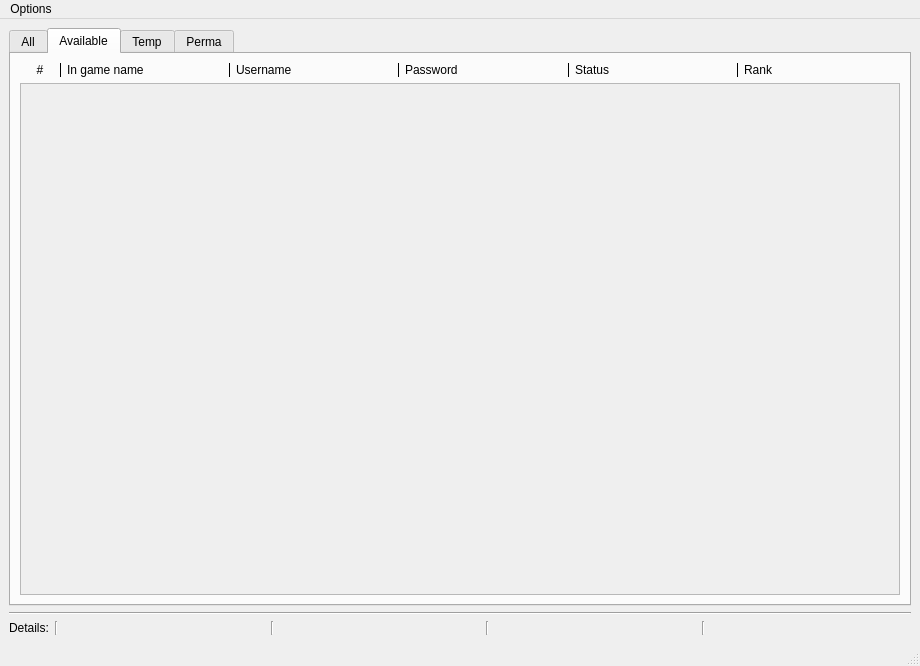
<?xml version="1.0" encoding="UTF-8"?>
<ui version="4.0">
 <class>AccountManager</class>
 <widget class="QMainWindow" name="AccountManager">
  <property name="geometry">
   <rect>
    <x>0</x>
    <y>0</y>
    <width>920</width>
    <height>666</height>
   </rect>
  </property>
  <property name="windowTitle">
   <string>AccountManager</string>
  </property>
  <widget class="QWidget" name="centralwidget">
   <layout class="QVBoxLayout" name="verticalLayout_5">
    <item>
     <widget class="QTabWidget" name="tabWidget">
      <property name="tabPosition">
       <enum>QTabWidget::North</enum>
      </property>
      <property name="tabShape">
       <enum>QTabWidget::Rounded</enum>
      </property>
      <property name="currentIndex">
       <number>1</number>
      </property>
      <property name="elideMode">
       <enum>Qt::ElideNone</enum>
      </property>
      <widget class="QWidget" name="all">
       <attribute name="title">
        <string>All</string>
       </attribute>
       <layout class="QVBoxLayout" name="verticalLayout" stretch="0,0">
        <item>
         <layout class="QHBoxLayout" name="horizontalLayout_2">
          <property name="spacing">
           <number>5</number>
          </property>
          <item>
           <widget class="QLabel" name="label_17">
            <property name="sizePolicy">
             <sizepolicy hsizetype="Maximum" vsizetype="Maximum">
              <horstretch>0</horstretch>
              <verstretch>0</verstretch>
             </sizepolicy>
            </property>
            <property name="text">
             <string>     #   </string>
            </property>
           </widget>
          </item>
          <item>
           <widget class="Line" name="line_13">
            <property name="frameShadow">
             <enum>QFrame::Plain</enum>
            </property>
            <property name="orientation">
             <enum>Qt::Vertical</enum>
            </property>
           </widget>
          </item>
          <item>
           <widget class="QLabel" name="label_3">
            <property name="text">
             <string>In game name</string>
            </property>
           </widget>
          </item>
          <item>
           <widget class="Line" name="line">
            <property name="frameShadow">
             <enum>QFrame::Plain</enum>
            </property>
            <property name="orientation">
             <enum>Qt::Vertical</enum>
            </property>
           </widget>
          </item>
          <item>
           <widget class="QLabel" name="label_2">
            <property name="text">
             <string>Username</string>
            </property>
           </widget>
          </item>
          <item>
           <widget class="Line" name="line_2">
            <property name="frameShadow">
             <enum>QFrame::Plain</enum>
            </property>
            <property name="orientation">
             <enum>Qt::Vertical</enum>
            </property>
           </widget>
          </item>
          <item>
           <widget class="QLabel" name="label">
            <property name="text">
             <string>Password</string>
            </property>
           </widget>
          </item>
          <item>
           <widget class="Line" name="line_3">
            <property name="frameShadow">
             <enum>QFrame::Plain</enum>
            </property>
            <property name="orientation">
             <enum>Qt::Vertical</enum>
            </property>
           </widget>
          </item>
          <item>
           <widget class="QLabel" name="label_4">
            <property name="text">
             <string>Status</string>
            </property>
           </widget>
          </item>
          <item>
           <widget class="Line" name="line_22">
            <property name="frameShadow">
             <enum>QFrame::Plain</enum>
            </property>
            <property name="orientation">
             <enum>Qt::Vertical</enum>
            </property>
           </widget>
          </item>
          <item>
           <widget class="QLabel" name="label_21">
            <property name="text">
             <string>Rank</string>
            </property>
           </widget>
          </item>
         </layout>
        </item>
        <item>
         <widget class="QScrollArea" name="scrollArea">
          <property name="widgetResizable">
           <bool>true</bool>
          </property>
          <widget class="QWidget" name="all_scroll">
           <property name="geometry">
            <rect>
             <x>0</x>
             <y>0</y>
             <width>878</width>
             <height>498</height>
            </rect>
           </property>
           <layout class="QVBoxLayout" name="all_scroll_layout">
            <item>
             <spacer name="verticalSpacer">
              <property name="orientation">
               <enum>Qt::Vertical</enum>
              </property>
              <property name="sizeHint" stdset="0">
               <size>
                <width>20</width>
                <height>40</height>
               </size>
              </property>
             </spacer>
            </item>
           </layout>
          </widget>
         </widget>
        </item>
       </layout>
      </widget>
      <widget class="QWidget" name="available">
       <attribute name="title">
        <string>Available</string>
       </attribute>
       <layout class="QVBoxLayout" name="verticalLayout_2">
        <item>
         <layout class="QHBoxLayout" name="horizontalLayout_3">
          <property name="spacing">
           <number>5</number>
          </property>
          <item>
           <widget class="QLabel" name="label_18">
            <property name="sizePolicy">
             <sizepolicy hsizetype="Maximum" vsizetype="Maximum">
              <horstretch>0</horstretch>
              <verstretch>0</verstretch>
             </sizepolicy>
            </property>
            <property name="text">
             <string>     #   </string>
            </property>
           </widget>
          </item>
          <item>
           <widget class="Line" name="line_16">
            <property name="frameShadow">
             <enum>QFrame::Plain</enum>
            </property>
            <property name="orientation">
             <enum>Qt::Vertical</enum>
            </property>
           </widget>
          </item>
          <item>
           <widget class="QLabel" name="label_5">
            <property name="text">
             <string>In game name</string>
            </property>
           </widget>
          </item>
          <item>
           <widget class="Line" name="line_4">
            <property name="frameShadow">
             <enum>QFrame::Plain</enum>
            </property>
            <property name="orientation">
             <enum>Qt::Vertical</enum>
            </property>
           </widget>
          </item>
          <item>
           <widget class="QLabel" name="label_6">
            <property name="text">
             <string>Username</string>
            </property>
           </widget>
          </item>
          <item>
           <widget class="Line" name="line_5">
            <property name="frameShadow">
             <enum>QFrame::Plain</enum>
            </property>
            <property name="orientation">
             <enum>Qt::Vertical</enum>
            </property>
           </widget>
          </item>
          <item>
           <widget class="QLabel" name="label_7">
            <property name="text">
             <string>Password</string>
            </property>
           </widget>
          </item>
          <item>
           <widget class="Line" name="line_6">
            <property name="frameShadow">
             <enum>QFrame::Plain</enum>
            </property>
            <property name="orientation">
             <enum>Qt::Vertical</enum>
            </property>
           </widget>
          </item>
          <item>
           <widget class="QLabel" name="label_8">
            <property name="text">
             <string>Status</string>
            </property>
           </widget>
          </item>
          <item>
           <widget class="Line" name="line_25">
            <property name="frameShadow">
             <enum>QFrame::Plain</enum>
            </property>
            <property name="orientation">
             <enum>Qt::Vertical</enum>
            </property>
           </widget>
          </item>
          <item>
           <widget class="QLabel" name="label_22">
            <property name="text">
             <string>Rank</string>
            </property>
           </widget>
          </item>
         </layout>
        </item>
        <item>
         <widget class="QScrollArea" name="scrollArea_2">
          <property name="widgetResizable">
           <bool>true</bool>
          </property>
          <widget class="QWidget" name="scrollAreaWidgetContents_5">
           <property name="geometry">
            <rect>
             <x>0</x>
             <y>0</y>
             <width>878</width>
             <height>498</height>
            </rect>
           </property>
           <layout class="QVBoxLayout" name="available_scroll_layout">
            <item>
             <spacer name="verticalSpacer_2">
              <property name="orientation">
               <enum>Qt::Vertical</enum>
              </property>
              <property name="sizeHint" stdset="0">
               <size>
                <width>20</width>
                <height>427</height>
               </size>
              </property>
             </spacer>
            </item>
           </layout>
          </widget>
         </widget>
        </item>
       </layout>
      </widget>
      <widget class="QWidget" name="temp">
       <attribute name="title">
        <string>Temp</string>
       </attribute>
       <layout class="QVBoxLayout" name="verticalLayout_3">
        <item>
         <layout class="QHBoxLayout" name="horizontalLayout_4">
          <property name="spacing">
           <number>5</number>
          </property>
          <item>
           <widget class="QLabel" name="label_19">
            <property name="sizePolicy">
             <sizepolicy hsizetype="Maximum" vsizetype="Maximum">
              <horstretch>0</horstretch>
              <verstretch>0</verstretch>
             </sizepolicy>
            </property>
            <property name="text">
             <string>     #   </string>
            </property>
           </widget>
          </item>
          <item>
           <widget class="Line" name="line_15">
            <property name="frameShadow">
             <enum>QFrame::Plain</enum>
            </property>
            <property name="orientation">
             <enum>Qt::Vertical</enum>
            </property>
           </widget>
          </item>
          <item>
           <widget class="QLabel" name="label_9">
            <property name="text">
             <string>In game name</string>
            </property>
           </widget>
          </item>
          <item>
           <widget class="Line" name="line_7">
            <property name="frameShadow">
             <enum>QFrame::Plain</enum>
            </property>
            <property name="orientation">
             <enum>Qt::Vertical</enum>
            </property>
           </widget>
          </item>
          <item>
           <widget class="QLabel" name="label_10">
            <property name="text">
             <string>Username</string>
            </property>
           </widget>
          </item>
          <item>
           <widget class="Line" name="line_8">
            <property name="frameShadow">
             <enum>QFrame::Plain</enum>
            </property>
            <property name="orientation">
             <enum>Qt::Vertical</enum>
            </property>
           </widget>
          </item>
          <item>
           <widget class="QLabel" name="label_11">
            <property name="text">
             <string>Password</string>
            </property>
           </widget>
          </item>
          <item>
           <widget class="Line" name="line_9">
            <property name="frameShadow">
             <enum>QFrame::Plain</enum>
            </property>
            <property name="orientation">
             <enum>Qt::Vertical</enum>
            </property>
           </widget>
          </item>
          <item>
           <widget class="QLabel" name="label_12">
            <property name="text">
             <string>Status</string>
            </property>
           </widget>
          </item>
          <item>
           <widget class="Line" name="line_24">
            <property name="frameShadow">
             <enum>QFrame::Plain</enum>
            </property>
            <property name="orientation">
             <enum>Qt::Vertical</enum>
            </property>
           </widget>
          </item>
          <item>
           <widget class="QLabel" name="label_23">
            <property name="text">
             <string>Rank</string>
            </property>
           </widget>
          </item>
         </layout>
        </item>
        <item>
         <widget class="QScrollArea" name="scrollArea_3">
          <property name="widgetResizable">
           <bool>true</bool>
          </property>
          <widget class="QWidget" name="scrollAreaWidgetContents_6">
           <property name="geometry">
            <rect>
             <x>0</x>
             <y>0</y>
             <width>878</width>
             <height>498</height>
            </rect>
           </property>
           <layout class="QVBoxLayout" name="temp_scroll_layout">
            <item>
             <spacer name="verticalSpacer_3">
              <property name="orientation">
               <enum>Qt::Vertical</enum>
              </property>
              <property name="sizeHint" stdset="0">
               <size>
                <width>20</width>
                <height>427</height>
               </size>
              </property>
             </spacer>
            </item>
           </layout>
          </widget>
         </widget>
        </item>
       </layout>
      </widget>
      <widget class="QWidget" name="perma">
       <attribute name="title">
        <string>Perma</string>
       </attribute>
       <layout class="QVBoxLayout" name="verticalLayout_4">
        <item>
         <layout class="QHBoxLayout" name="horizontalLayout_5">
          <property name="spacing">
           <number>5</number>
          </property>
          <item>
           <widget class="QLabel" name="label_20">
            <property name="sizePolicy">
             <sizepolicy hsizetype="Maximum" vsizetype="Maximum">
              <horstretch>0</horstretch>
              <verstretch>0</verstretch>
             </sizepolicy>
            </property>
            <property name="text">
             <string>     #   </string>
            </property>
           </widget>
          </item>
          <item>
           <widget class="Line" name="line_14">
            <property name="frameShadow">
             <enum>QFrame::Plain</enum>
            </property>
            <property name="orientation">
             <enum>Qt::Vertical</enum>
            </property>
           </widget>
          </item>
          <item>
           <widget class="QLabel" name="label_13">
            <property name="text">
             <string>In game name</string>
            </property>
           </widget>
          </item>
          <item>
           <widget class="Line" name="line_10">
            <property name="frameShadow">
             <enum>QFrame::Plain</enum>
            </property>
            <property name="orientation">
             <enum>Qt::Vertical</enum>
            </property>
           </widget>
          </item>
          <item>
           <widget class="QLabel" name="label_14">
            <property name="text">
             <string>Username</string>
            </property>
           </widget>
          </item>
          <item>
           <widget class="Line" name="line_11">
            <property name="frameShadow">
             <enum>QFrame::Plain</enum>
            </property>
            <property name="orientation">
             <enum>Qt::Vertical</enum>
            </property>
           </widget>
          </item>
          <item>
           <widget class="QLabel" name="label_15">
            <property name="text">
             <string>Password</string>
            </property>
           </widget>
          </item>
          <item>
           <widget class="Line" name="line_12">
            <property name="frameShadow">
             <enum>QFrame::Plain</enum>
            </property>
            <property name="orientation">
             <enum>Qt::Vertical</enum>
            </property>
           </widget>
          </item>
          <item>
           <widget class="QLabel" name="label_16">
            <property name="text">
             <string>Status</string>
            </property>
           </widget>
          </item>
          <item>
           <widget class="Line" name="line_23">
            <property name="frameShadow">
             <enum>QFrame::Plain</enum>
            </property>
            <property name="orientation">
             <enum>Qt::Vertical</enum>
            </property>
           </widget>
          </item>
          <item>
           <widget class="QLabel" name="label_24">
            <property name="text">
             <string>Rank</string>
            </property>
           </widget>
          </item>
         </layout>
        </item>
        <item>
         <widget class="QScrollArea" name="scrollArea_4">
          <property name="widgetResizable">
           <bool>true</bool>
          </property>
          <widget class="QWidget" name="scrollAreaWidgetContents_7">
           <property name="geometry">
            <rect>
             <x>0</x>
             <y>0</y>
             <width>878</width>
             <height>498</height>
            </rect>
           </property>
           <layout class="QVBoxLayout" name="perma_scroll_layout">
            <item>
             <spacer name="verticalSpacer_4">
              <property name="orientation">
               <enum>Qt::Vertical</enum>
              </property>
              <property name="sizeHint" stdset="0">
               <size>
                <width>20</width>
                <height>427</height>
               </size>
              </property>
             </spacer>
            </item>
           </layout>
          </widget>
         </widget>
        </item>
       </layout>
      </widget>
     </widget>
    </item>
    <item>
     <widget class="Line" name="line_21">
      <property name="orientation">
       <enum>Qt::Horizontal</enum>
      </property>
     </widget>
    </item>
    <item>
     <layout class="QHBoxLayout" name="horizontalLayout">
      <item>
       <widget class="QLabel" name="label_25">
        <property name="sizePolicy">
         <sizepolicy hsizetype="Maximum" vsizetype="Preferred">
          <horstretch>0</horstretch>
          <verstretch>0</verstretch>
         </sizepolicy>
        </property>
        <property name="text">
         <string>Details:</string>
        </property>
       </widget>
      </item>
      <item>
       <widget class="Line" name="line_18">
        <property name="frameShadow">
         <enum>QFrame::Sunken</enum>
        </property>
        <property name="orientation">
         <enum>Qt::Vertical</enum>
        </property>
       </widget>
      </item>
      <item>
       <widget class="QLabel" name="numAccounts">
        <property name="text">
         <string/>
        </property>
       </widget>
      </item>
      <item>
       <widget class="Line" name="line_19">
        <property name="frameShadow">
         <enum>QFrame::Sunken</enum>
        </property>
        <property name="orientation">
         <enum>Qt::Vertical</enum>
        </property>
       </widget>
      </item>
      <item>
       <widget class="QLabel" name="numAvailable">
        <property name="text">
         <string/>
        </property>
       </widget>
      </item>
      <item>
       <widget class="Line" name="line_17">
        <property name="frameShadow">
         <enum>QFrame::Sunken</enum>
        </property>
        <property name="orientation">
         <enum>Qt::Vertical</enum>
        </property>
       </widget>
      </item>
      <item>
       <widget class="QLabel" name="numTemp">
        <property name="text">
         <string/>
        </property>
       </widget>
      </item>
      <item>
       <widget class="Line" name="line_20">
        <property name="frameShadow">
         <enum>QFrame::Sunken</enum>
        </property>
        <property name="orientation">
         <enum>Qt::Vertical</enum>
        </property>
       </widget>
      </item>
      <item>
       <widget class="QLabel" name="numPerma">
        <property name="text">
         <string/>
        </property>
       </widget>
      </item>
     </layout>
    </item>
   </layout>
  </widget>
  <widget class="QMenuBar" name="menubar">
   <property name="geometry">
    <rect>
     <x>0</x>
     <y>0</y>
     <width>920</width>
     <height>21</height>
    </rect>
   </property>
   <widget class="QMenu" name="menuOptions">
    <property name="title">
     <string>Options</string>
    </property>
    <property name="separatorsCollapsible">
     <bool>false</bool>
    </property>
    <addaction name="separator"/>
    <addaction name="actionAdd_account"/>
    <addaction name="separator"/>
    <addaction name="actionRemove_account"/>
    <addaction name="separator"/>
    <addaction name="actionEdit_account"/>
    <addaction name="separator"/>
    <addaction name="actionFind_Ctrl_F"/>
    <addaction name="separator"/>
   </widget>
   <addaction name="menuOptions"/>
  </widget>
  <widget class="QStatusBar" name="statusbar"/>
  <action name="actionAdd_account">
   <property name="text">
    <string>Add (Ctrl + A)</string>
   </property>
   <property name="iconVisibleInMenu">
    <bool>true</bool>
   </property>
  </action>
  <action name="actionRemove_account">
   <property name="text">
    <string>Remove (Ctrl + R)</string>
   </property>
   <property name="iconVisibleInMenu">
    <bool>true</bool>
   </property>
  </action>
  <action name="actionEdit_account">
   <property name="text">
    <string>Edit (Ctrl + E)</string>
   </property>
   <property name="iconVisibleInMenu">
    <bool>true</bool>
   </property>
  </action>
  <action name="actionSort_All_Ctrl_S">
   <property name="text">
    <string>Sort All (Ctrl + S)</string>
   </property>
  </action>
  <action name="actionFind_Ctrl_F">
   <property name="text">
    <string>Find (Ctrl + F)</string>
   </property>
  </action>
 </widget>
 <resources/>
 <connections/>
</ui>
